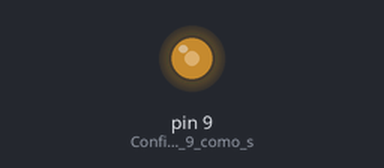
This sketch was run on a simulated Arduino Uno, built with avr-gcc and run on an emulated ATmega328P. On the bench: output pins drawn as LEDs (lit = HIGH).

Above: at 0.08 s.
Timing chart, 0 to 1.4 s (numbered marks = the images above):
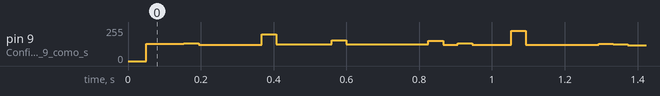

The sketch:

Ruido_con_PRNG.ino
```cpp
// Variables globales
unsigned long state = 12345; // Semilla inicial para el PRNG

// Función PRNG: Generador congruencial lineal
float generateNoise() {
    state = (1664525 * state + 1013904223) % 4294967296; // 2^32
    return (float)state / 4294967296.0; // Escala el valor a [0, 1]
}

void setup() {
    pinMode(9, OUTPUT); // Configura el pin 9 como salida para PWM
}

void loop() {
    // Genera una muestra pseudoaleatoria y escala a rango 0-255
    int audioSample = generateNoise() * 255;

    // Salida de audio por PWM
    analogWrite(9, audioSample);

    // Control de la frecuencia de muestreo
    delayMicroseconds(23); // ~44.1 kHz (1 / 44,100 segundos)
}
```
